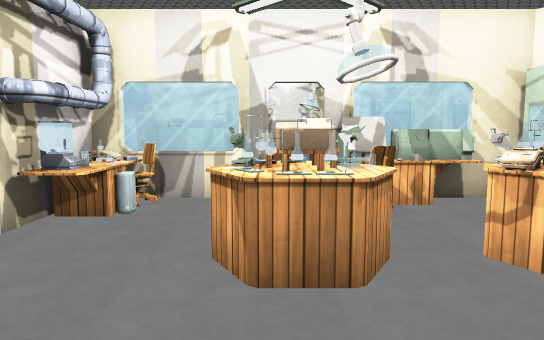
view 1 (above)

16 first-person views from a walk through a 3-D level made in the Unity game engine. The camera is 1.5 m above the floor, tilts 6° down and sees 70° across. Doors are open. The floor is counted in squares, 1 m on a side. Each view is taken from the middle of a square. On the plan, view 1 faces up. The plan holds only what a view shows up to about 17 squares ahead; the rest is blank. The place goes on beyond the plan. The player is left out. Some surface patterns are stand-ins.

view 2
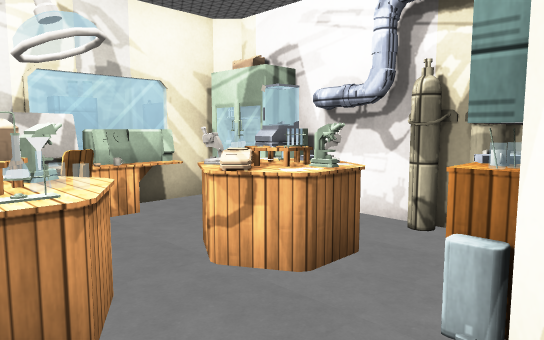

view 3
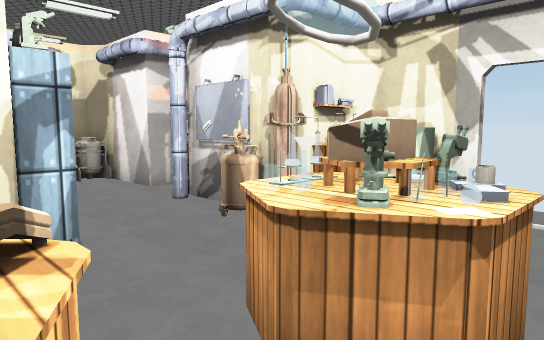

view 4
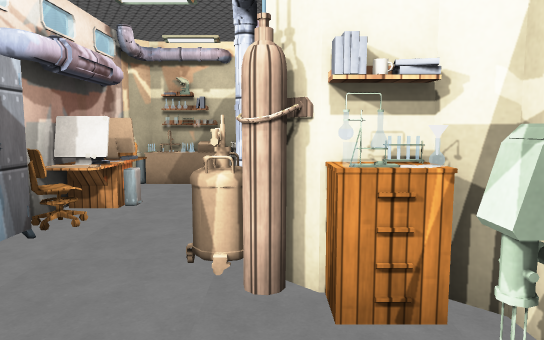

view 5
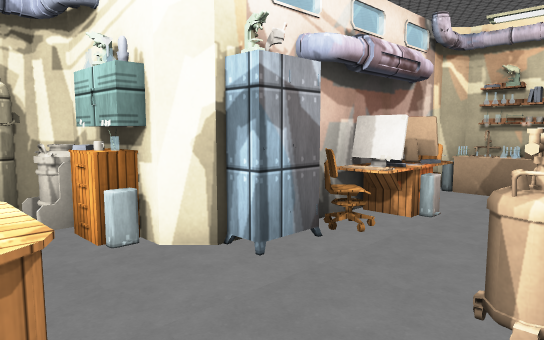

view 6
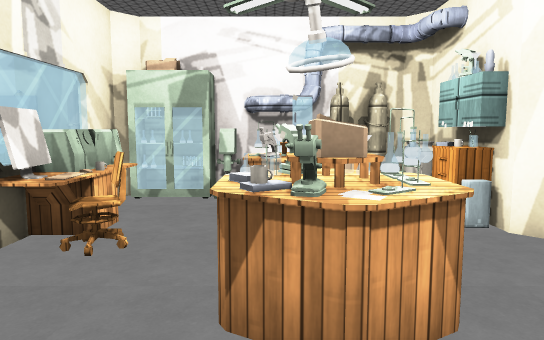

view 7
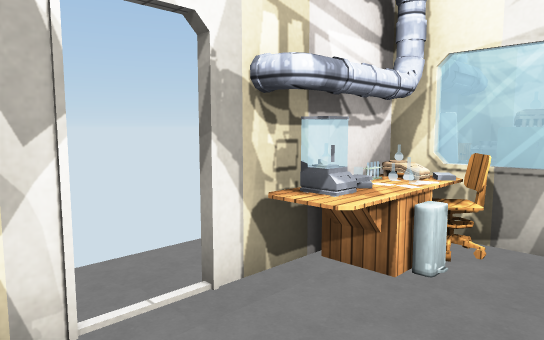

view 8
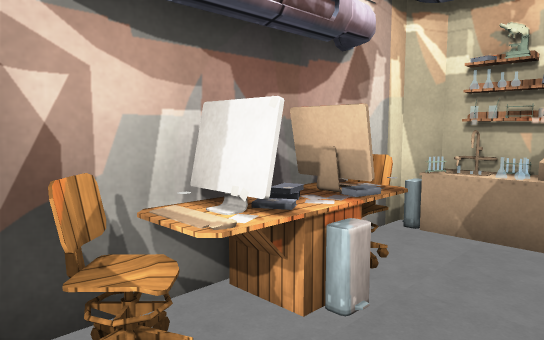

view 9
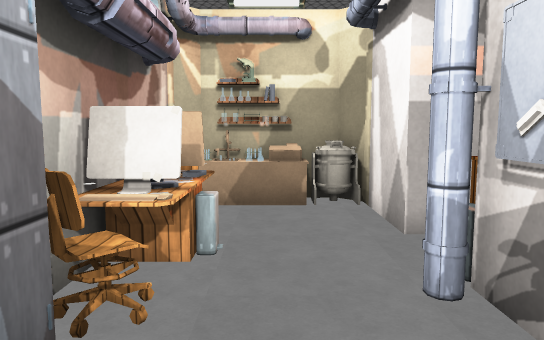

view 10
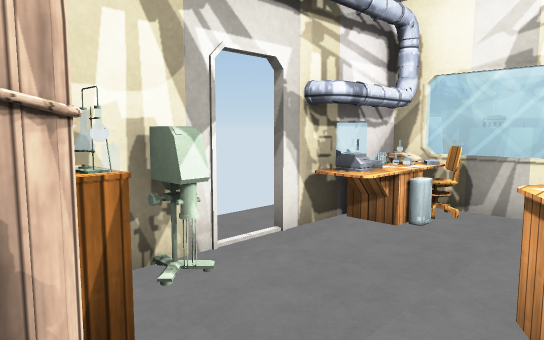

view 11
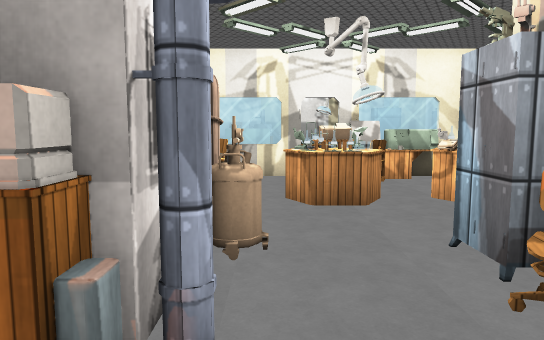

view 12
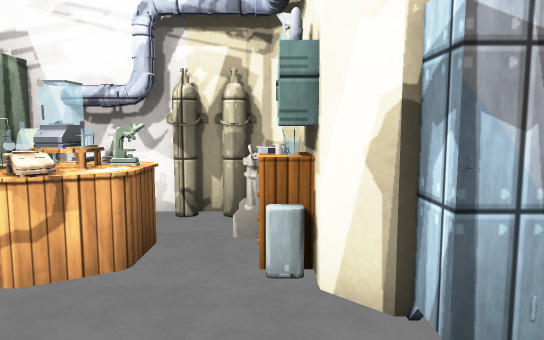

view 13
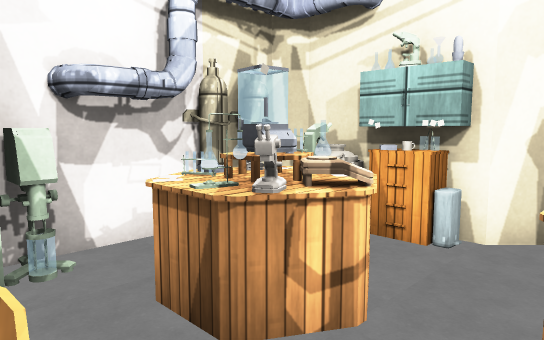

view 14
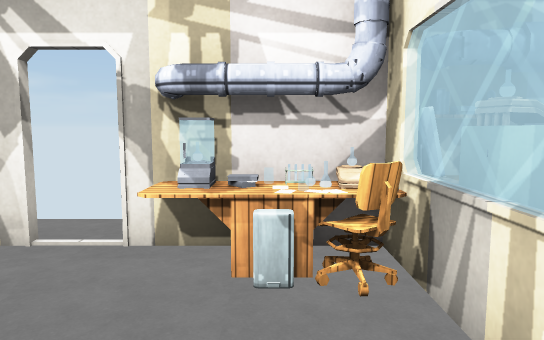

view 15
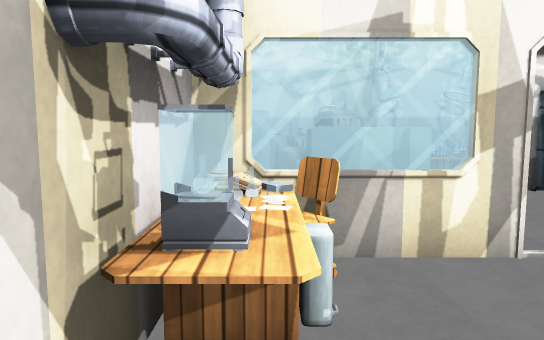

view 16
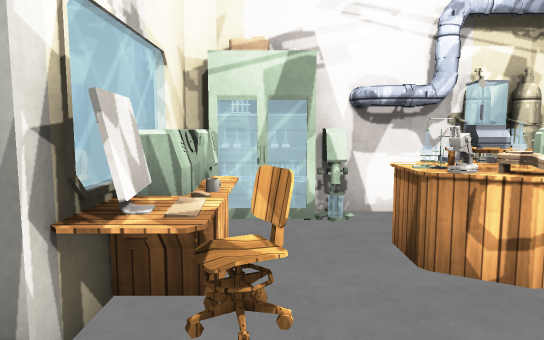

### Floor plan
Points are (right, up) in squares from view 1. A wall is a line through its corners. A room is listed if a view was taken in it or the views show most of it. See-through windows are left out.
Room 1 (views 1, 2, 3, 4, 5, 6, 7, 8, 9, 10, 11, 12, 13, 14, 15, 16)
walls: (2.5, 1.5) (5.5, 1.5) (6, 2) (6, 2.5); (-1.9, 1.1) (-1.9, 0.5); (-2.5, 1.6) (-2.1, 1.2); (2, -1.5) (2, -0.4); (-3.9, 4) (-3.9, 2) (-3.4, 1.5) (-1.7, 1.5); (6, 4.4) (6, 5.6); (0, 8.4) (-3.9, 8.4) (-3.9, 5); (-3, -3.4) (-1.9, -3.4) (-1.9, -6) (-1.4, -6.5) (1.6, -6.5); (2, -5.5) (2, -4.4); (5.8, 8.1) (5.5, 8.4) (1.4, 8.4)
ways out: open door at (-4, 4.5); open door at (0, 9)
objects: cabinet (-3, -2); other object (-3, 3); table (-3, 6); books (-3, 7); bin (-2, -2); pipe (-2, -1); whiteboard (-2, 0); other object (-1, -6); other object (-1, 1); table (-1, 4); books (0, 5); other object (1, -4); books (1, -3); books (1, -2); chair (1, -1); locker (1, 0) to (2, 1); other object (1, 5); table (1, 8); bin (2, -6); other object (2, -4); books (2, -3); other object (2, -2); other object (2, 1); cabinet (2, 2); chair (2, 7); computer (2, 8); bin (3, 2); bottle (3, 5); other object (3, 8); books (4, 2); table (4, 4) to (5, 5); other object (4, 5); table (4, 8); other object (5, 2); fridge (5, 6); tank (6, 3); tank (6, 4); other object (6, 6)

Positions as (right, up) in squares from view 1, and headings:
1: (0, 0), facing up
2: (0, 1), facing up-right
3: (3, 6), facing down-left
4: (-2, 5), facing down
5: (-2, 4), facing down-right
6: (-3, 5), facing right
7: (-1, 3), facing up-left
8: (-1, 0), facing down-right
9: (0, 2), facing down
10: (0, 1), facing up-left
11: (-1, -4), facing up
12: (-1, 2), facing right
13: (1, 7), facing down-right
14: (1, 7), facing left
15: (-3, 4), facing up
16: (-1, 7), facing right
